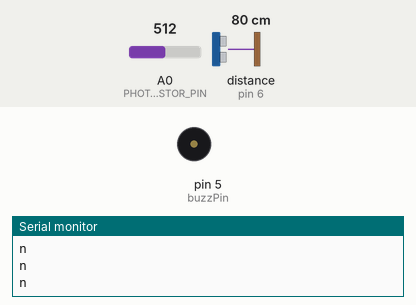
This sketch was run on a simulated Arduino Uno, built with avr-gcc and run on an emulated ATmega328P. Shown: buzzer (waves = sounding, pin HIGH), the last lines printed to the serial monitor. Wiring (inferred from the names in the program): ultrasonic range finder: trigger pin 7; echo pin 6. Inputs (shaded band) come from the test bench; at power-on: distance to the obstacle (sensor on pin 6) 80 cm, A0 (PHOTORESISTOR_PIN) = 512. The echo pulse lasts 58.3 µs per cm; pins used as bus, display or sensor lines are not drawn.

Above: at 1.2 s.
1.3 s: distance to the obstacle (sensor on pin 6) set to 33 cm
2.8 s: distance to the obstacle (sensor on pin 6) set to 27 cm
At 3.05 s:
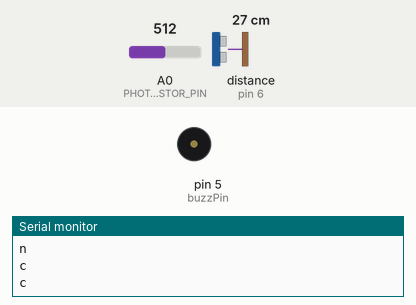
Timing chart, 0 to 11.8 s (numbered marks = the images above; inputs shaded):
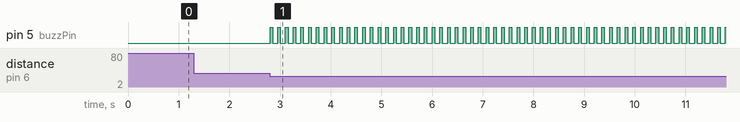

The sketch:

port.ino
```cpp
const int PHOTORESISTOR_PIN = A0;
const double ANALOG_OUTPUT_CONVERSION = 0.0048828125;
const double RESISTOR = 10000;
const int VIN = 5;

const int buzzPin = 5;
const int pingPin = 7; // Trigger Pin of Ultrasonic Sensor
const int echoPin = 6; // Echo Pin of Ultrasonic Sensor

double brightStart;
boolean brightTrack = false;
double dimStart;
boolean dimTrack = false;
boolean closeTrack = false;

void setup() {
  Serial.begin(9600);
  pinMode(PHOTORESISTOR_PIN, INPUT);
  pinMode(pingPin, OUTPUT);
  pinMode(echoPin, INPUT);
  pinMode(buzzPin, OUTPUT);
  digitalWrite(buzzPin, LOW);
}

void loop() {
  // Measure luminosity
  int analogValue = analogRead(PHOTORESISTOR_PIN);
  double luminosity = luminosityLevel(analogValue);

  // Measure distance
  long duration, inches, cm;
  digitalWrite(pingPin, LOW);
  delayMicroseconds(2);
  digitalWrite(pingPin, HIGH);
  delayMicroseconds(10);
  digitalWrite(pingPin, LOW);
  duration = pulseIn(echoPin, HIGH);
  cm = microsecondsToCentimeters(duration);

  // Too close
  if (cm < 30) {
    if (!closeTrack) {
      closeTrack = !closeTrack;
    }
    Serial.println("c");
    buzz();

  // Too bright for too long
  } else if (luminosity > 1000) {
    if (!brightTrack) {
      brightTrack = !brightTrack;
      brightStart = millis();
    } else if ( millis() - brightStart > 5000) {
       Serial.println("b");
       buzz();
    } else {
      Serial.println("n");
      closeTrack = false;
    }

  // Too dim for too long
  } else if (luminosity < 100) {
    if (!dimTrack) {
      dimTrack = !dimTrack;
      dimStart = millis();
    } else if (millis() - dimStart > 5000) {
       Serial.println("d");
       buzz();
    } else {
      Serial.println("n");
      closeTrack = false;
    }

  } else {
    Serial.println("n");
    brightTrack = false;
    dimTrack = false;
    closeTrack = false;
  }
}

double luminosityLevel(int analogValue) {
  // Convert analog value to voltage
  double Vout = double(analogValue) * ANALOG_OUTPUT_CONVERSION;

  // Convert voltage output to luminosity (unit lux)
  int luminosity = 500 /(RESISTOR / 1000 * ((VIN-Vout)/Vout));

  return luminosity;
}

long microsecondsToCentimeters(long microseconds) {
   return microseconds / 29 / 2;
}

void buzz() {
  digitalWrite(buzzPin, HIGH);
  delay(50);
  digitalWrite(buzzPin, LOW);
  delay(100);
}
```

Measured:
- the behaviour switches between 31 and 30 cm on distance to the obstacle (sensor on pin 6) (found by bisection; images 0 and 1)
- by itself, pin 5 (buzzPin): alternates HIGH for 0.05 s and LOW for 0.10 s
